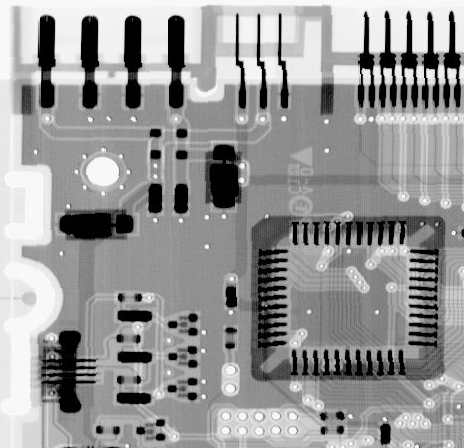
#> input picture HW3_Spacial Filtering/3_Bit-plane slicing & motion detection/PCB.tif, 464 x 448 px; the run also reads 1 picture not shown here
$ python 'main codes.py'
#> lines starting #> are read from the running program, lines starting #| are printed output that depends on the picture; after the words box and inside, x2 and y2 are one past the last pixel; in counts of white or black regions, pixels touching at a corner belong together
import numpy as np
import matplotlib.pyplot as plt
import cv2 as cv

######################## Part a #########################
def bitplane_slice(image , n):
    plane = np.full(image.shape , 2**n , np.uint8)
    bitplane_n = cv.bitwise_and(image , plane) # by using bitwise_and we can slice nth bit_palne
    return bitplane_n

######################## Part b #########################
PCB = cv.imread('PCB.tif' , 0)
#> PCB is the input picture: shape (448, 464); min 0, max 255, mean 150.8

fig,a = plt.subplots(2,4)
PCB_bit = np.zeros((8,PCB.shape[0], PCB.shape[1]))
for n in range(0,8):
    PCB_bit[n,...] =  bitplane_slice(PCB , n)
    a[n//4,n%4].imshow(PCB_bit[n], cmap='gray')
    a[n//4,n%4].set_title('bit number:'+str(n))
    a[n//4,n%4].set_xticks([])
    a[n//4,n%4].set_yticks([])
#> this loop made 8 passes
#> pass 1, in bitplane_slice, `bitplane_n = cv.bitwise_and(image , plane)`:
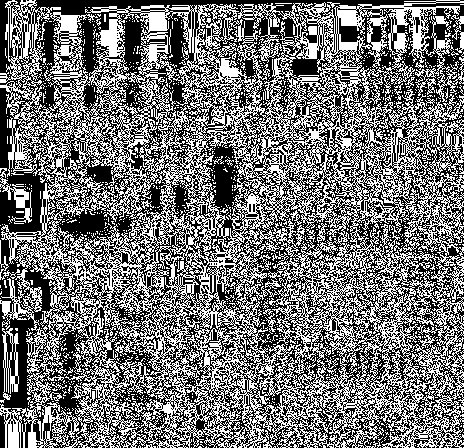
#> bitplane_n: shape (448, 464); values 0 (black) and 1 (white), 45.6% white in thin lines or dots
plt.suptitle('Bit plane slicing')
plt.savefig('Bit Plane Slicing.tif')
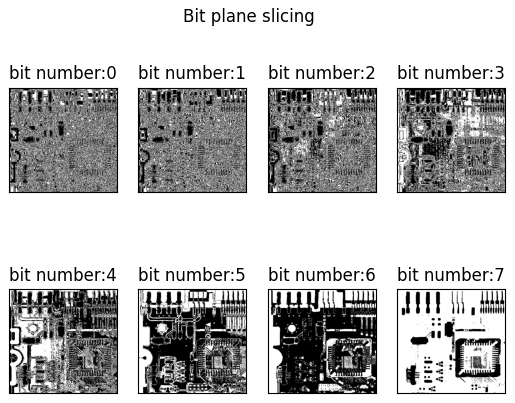
#> figure drawn by matplotlib, 8 panels
plt.show()
######################## Part c #########################
NASA_A = cv.imread('NASA-A.tif' , 0)
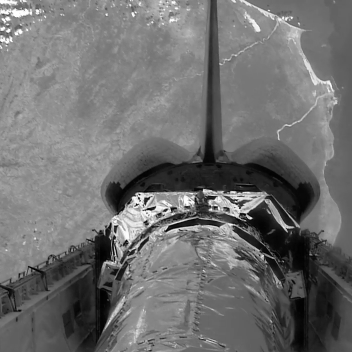
#> input picture HW3_Spacial Filtering/3_Bit-plane slicing & motion detection/NASA-A.tif, 352 x 352 px
#> NASA_A is the input picture: shape (352, 352); min 1, max 255, mean 111.5
NASA_B = cv.imread('NASA-B.tif' , 0)
NASA_C = cv.imread('NASA-C.tif' , 0)
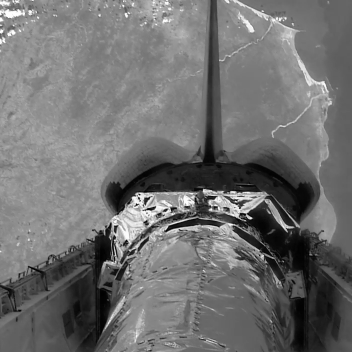
#> input picture HW3_Spacial Filtering/3_Bit-plane slicing & motion detection/NASA-C.tif, 352 x 352 px
#> NASA_C is the input picture: shape (352, 352); min 1, max 255, mean 111.8

k = [16,32,64,128] # Coefficients of each bitplane
sub_AB= np.zeros(NASA_A.shape)
sub_BC = np.zeros(NASA_A.shape)
for n in range(4,8):
    sub_AB += k[n-4]/256 * cv.bitwise_xor(bitplane_slice(NASA_A,n), bitplane_slice(NASA_B,n) )
    sub_BC += k[n-4]/256* cv.bitwise_xor(bitplane_slice(NASA_B,n), bitplane_slice(NASA_C,n) )
#> this loop made 4 passes
#> pass 1, in bitplane_slice (call 10), `bitplane_n = cv.bitwise_and(image , plane)`:
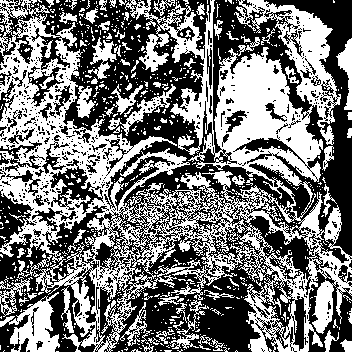
#> bitplane_n: shape (352, 352); values 0 (black) and 16 (white), 47% white; 704 white regions (628 under 20 px), largest, box (x1, y1, x2, y2) and area: (0, 0, 352, 352) 47386, (0, 292, 60, 352) 1645, (108, 84, 176, 136) 606
#> after the loop:
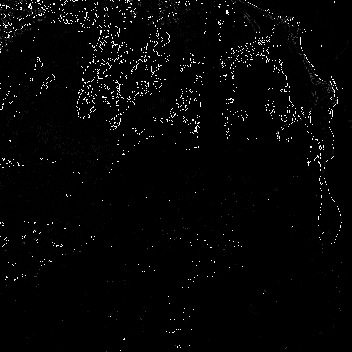
#> sub_AB: shape (352, 352) float64; min 0, max 85, mean 1.7; drawn with min black and max white
#> after the loop:
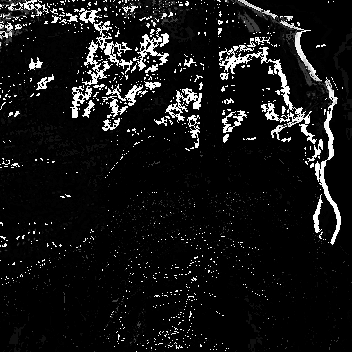
#> sub_BC: shape (352, 352) float64; min 0, max 85, mean 7; drawn with min black and max white

plt.figure(2)
plt.subplot(121), plt.imshow(sub_AB,cmap='gray', vmin=0,vmax=255), plt.title('subtraction of image A & B'), plt.xticks([]), plt.yticks([])
plt.subplot(122), plt.imshow(sub_BC,cmap='gray', vmin=0,vmax=255), plt.title('subtraction of image B & C'), plt.xticks([]), plt.yticks([])
plt.suptitle('motion detection')
plt.savefig('motion detection.tif')
plt.show()
